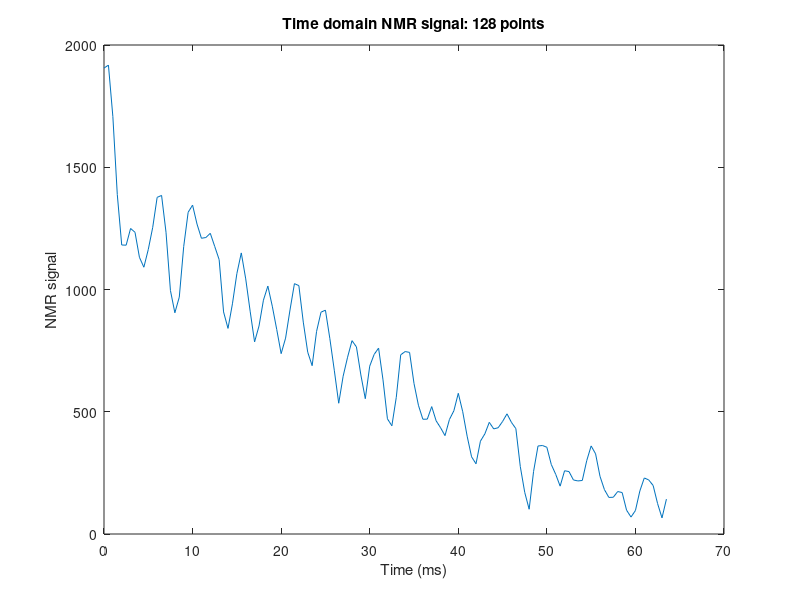
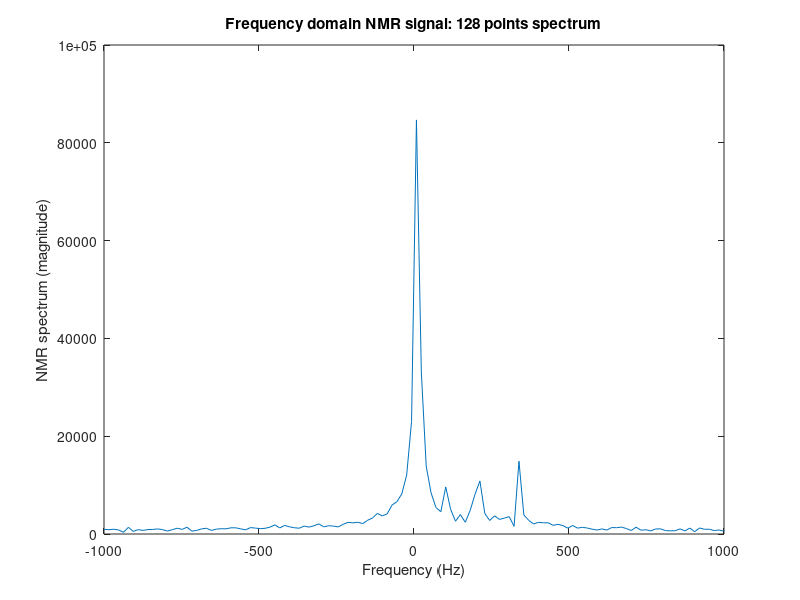
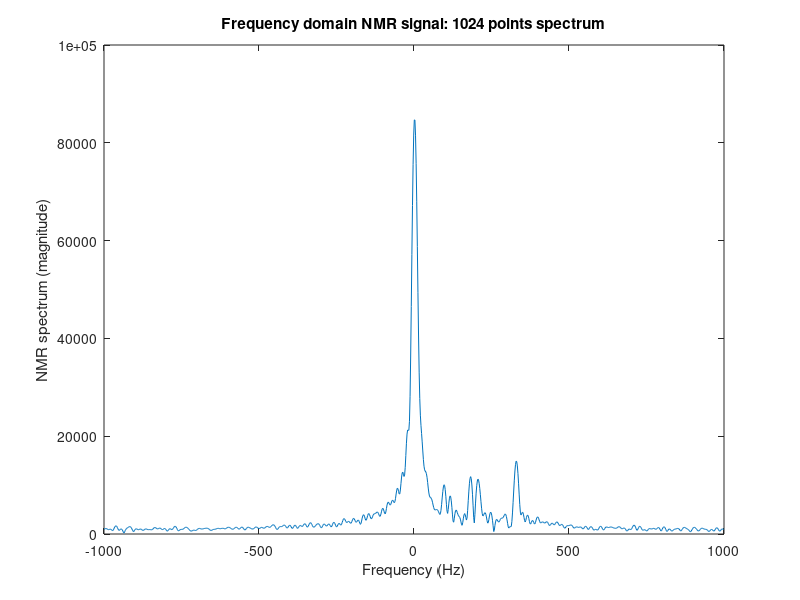

Reproduce these figures in MATLAB, in order.
%% ECE 311 class demonstration, NMR spectrum from a single point
% Chao Ma
%
clear all; 
close all;
clc;

fignum = 600;
load NMRSpec.mat;

%% 128 point data
st1 = st(1:128);
% plot time domain signal
figure(fignum);
plot((0:length(st1)-1)*dt*1e3,abs(st1));
xlabel('Time (ms)');
ylabel('NMR signal');
title(['Time domain NMR signal: ',num2str(length(st1)), ' points']);
fignum = fignum + 1;

% DFT spectrum
sf1 = fftshift(fft(st1));
f = linspace(-BW/2,BW/2,length(sf1));
f = f(:);
figure(fignum);
plot(f,abs(sf1));
xlabel('Frequency (Hz)');
ylabel('NMR spectrum (magnitude)');
title(['Frequency domain NMR signal: ',num2str(length(sf1)), ' points spectrum']);
fignum = fignum + 1;

% DFT spectrum after zero-padding
sf1ZP = fftshift(fft(st1,1024));
f = linspace(-BW/2,BW/2,length(sf1ZP));
f = f(:);
figure(fignum);
plot(f,abs(sf1ZP));
xlabel('Frequency (Hz)');
ylabel('NMR spectrum (magnitude)');
title(['Frequency domain NMR signal: ',num2str(length(sf1ZP)), ' points spectrum']);
fignum = fignum + 1;
